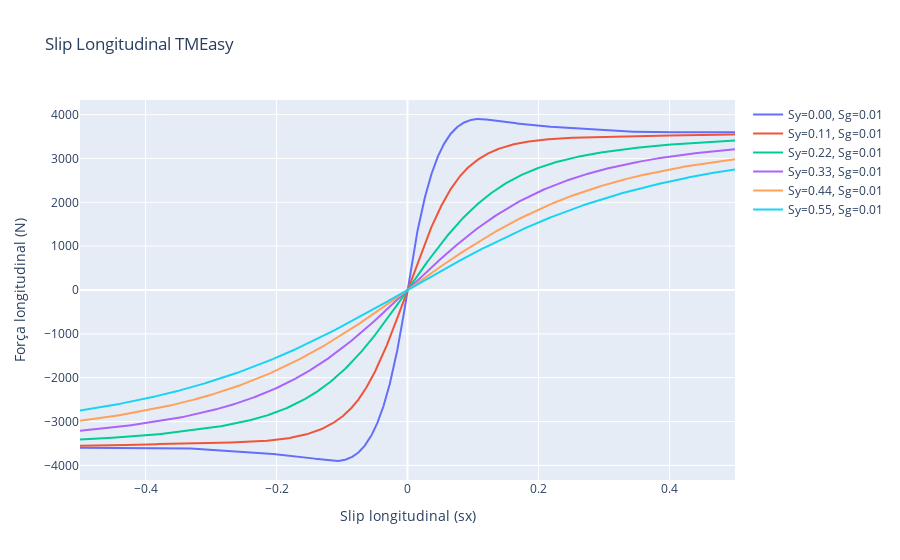
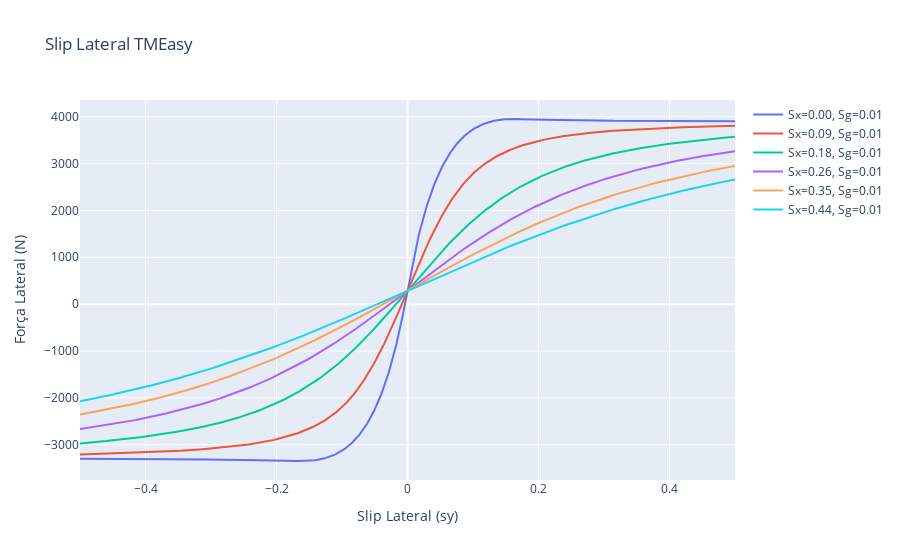
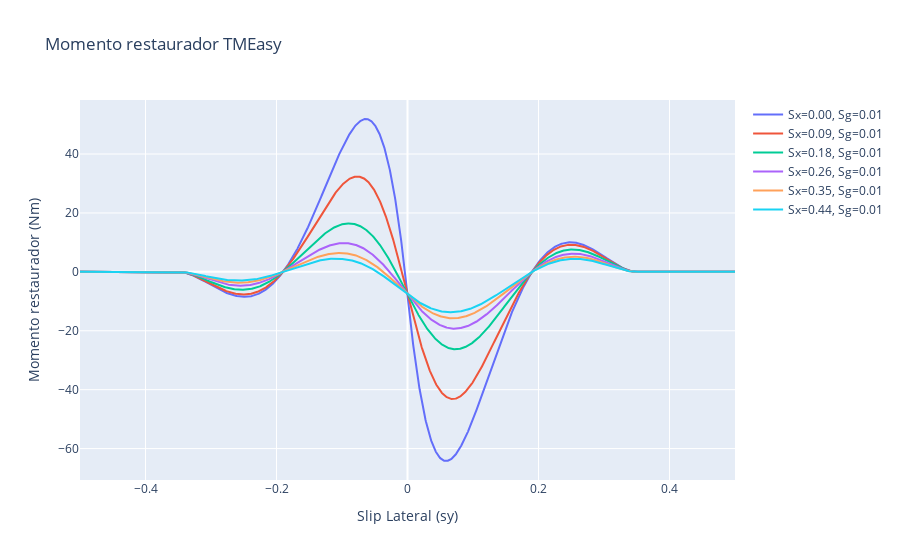

The code cell stored with these charts, in order, in its notebook:
### Code cell
TMEasy.all_info(camber_slip=0.01)

### Figure 1 — Plotly figure (JSON) as saved in the notebook; plotly's stock layout.template omitted (floating-point values rounded to 4 significant figures; data arrays with more than 128 entries replaced by an {"elided": "..."} marker saying what was removed)
{"data": [{"name": "Sy=0.00, Sg=0.01", "type": "scatter", "x": {"elided": "2001 float values"}, "y": {"elided": "2001 float values"}}, {"name": "Sy=0.11, Sg=0.01", "type": "scatter", "x": {"elided": "2001 float values"}, "y": {"elided": "2001 float values"}}, {"name": "Sy=0.22, Sg=0.01", "type": "scatter", "x": {"elided": "2001 float values"}, "y": {"elided": "2001 float values"}}, {"name": "Sy=0.33, Sg=0.01", "type": "scatter", "x": {"elided": "2001 float values"}, "y": {"elided": "2001 float values"}}, {"name": "Sy=0.44, Sg=0.01", "type": "scatter", "x": {"elided": "2001 float values"}, "y": {"elided": "2001 float values"}}, {"name": "Sy=0.55, Sg=0.01", "type": "scatter", "x": {"elided": "2001 float values"}, "y": {"elided": "2001 float values"}}], "layout": {"title": {"text": "Slip Longitudinal TMEasy"}, "xaxis": {"title": {"text": "Slip longitudinal (sx)"}}, "yaxis": {"title": {"text": "Força longitudinal (N)"}}}}

### Figure 2 — Plotly figure (JSON) as saved in the notebook; plotly's stock layout.template omitted (floating-point values rounded to 4 significant figures; data arrays with more than 128 entries replaced by an {"elided": "..."} marker saying what was removed)
{"data": [{"name": "Sx=0.00, Sg=0.01", "type": "scatter", "x": {"elided": "2001 float values"}, "y": {"elided": "2001 float values"}}, {"name": "Sx=0.09, Sg=0.01", "type": "scatter", "x": {"elided": "2001 float values"}, "y": {"elided": "2001 float values"}}, {"name": "Sx=0.18, Sg=0.01", "type": "scatter", "x": {"elided": "2001 float values"}, "y": {"elided": "2001 float values"}}, {"name": "Sx=0.26, Sg=0.01", "type": "scatter", "x": {"elided": "2001 float values"}, "y": {"elided": "2001 float values"}}, {"name": "Sx=0.35, Sg=0.01", "type": "scatter", "x": {"elided": "2001 float values"}, "y": {"elided": "2001 float values"}}, {"name": "Sx=0.44, Sg=0.01", "type": "scatter", "x": {"elided": "2001 float values"}, "y": {"elided": "2001 float values"}}], "layout": {"title": {"text": "Slip Lateral TMEasy"}, "xaxis": {"title": {"text": "Slip Lateral (sy)"}}, "yaxis": {"title": {"text": "Força Lateral (N)"}}}}

### Figure 3 — Plotly figure (JSON) as saved in the notebook; plotly's stock layout.template omitted (floating-point values rounded to 4 significant figures; data arrays with more than 128 entries replaced by an {"elided": "..."} marker saying what was removed)
{"data": [{"name": "Sx=0.00, Sg=0.01", "type": "scatter", "x": {"elided": "2001 float values"}, "y": {"elided": "2001 float values"}}, {"name": "Sx=0.09, Sg=0.01", "type": "scatter", "x": {"elided": "2001 float values"}, "y": {"elided": "2001 float values"}}, {"name": "Sx=0.18, Sg=0.01", "type": "scatter", "x": {"elided": "2001 float values"}, "y": {"elided": "2001 float values"}}, {"name": "Sx=0.26, Sg=0.01", "type": "scatter", "x": {"elided": "2001 float values"}, "y": {"elided": "2001 float values"}}, {"name": "Sx=0.35, Sg=0.01", "type": "scatter", "x": {"elided": "2001 float values"}, "y": {"elided": "2001 float values"}}, {"name": "Sx=0.44, Sg=0.01", "type": "scatter", "x": {"elided": "2001 float values"}, "y": {"elided": "2001 float values"}}], "layout": {"title": {"text": "Momento restaurador TMEasy"}, "xaxis": {"title": {"text": "Slip Lateral (sy)"}}, "yaxis": {"title": {"text": "Momento restaurador (Nm)"}}}}
